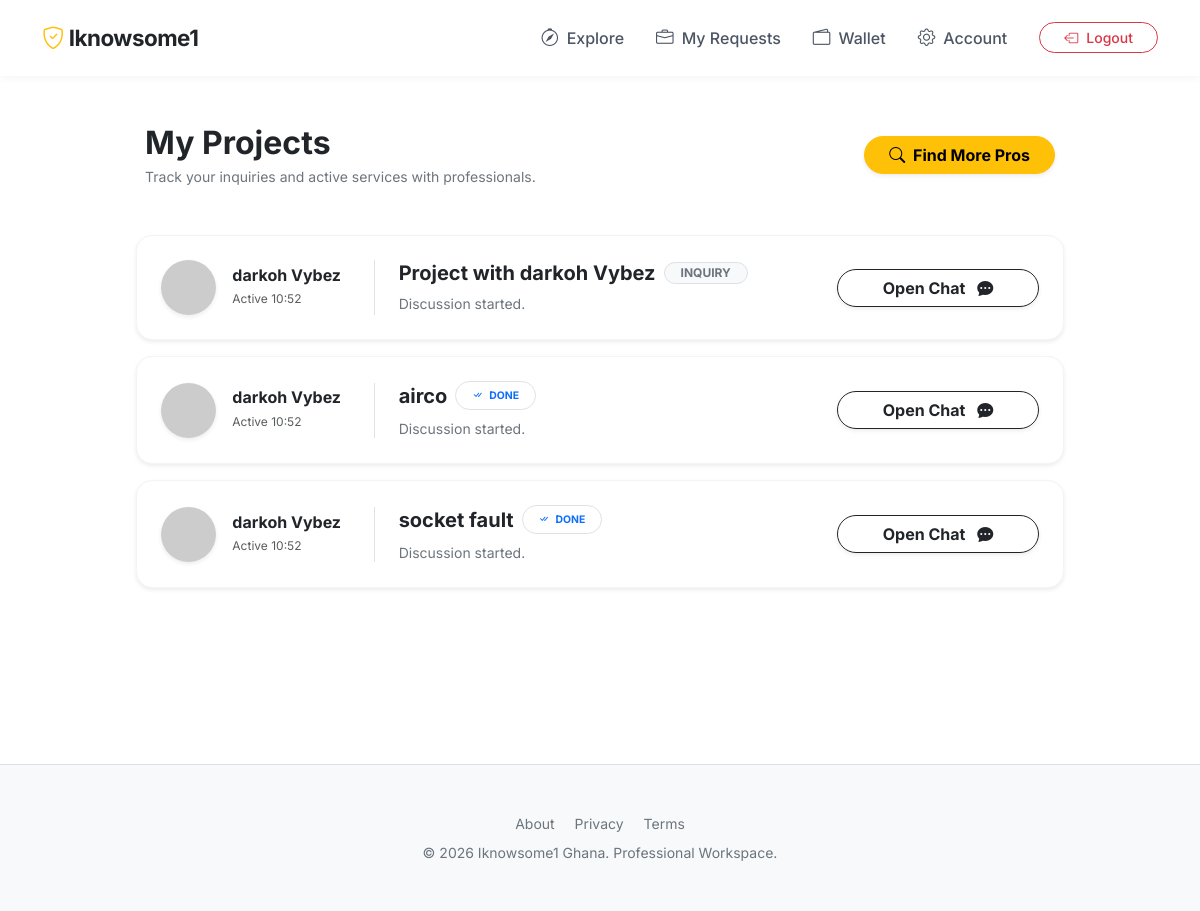
/customer/my-requests (signed in), run on the app's committed database.
### models.py (models this page shows, shortened)
class JobRequest(Model):
    customer = ForeignKeyField(User, backref='requests_made')
    pro = ForeignKeyField(User, backref='requests_received')
    title = TextField()
    public_id = UUIDField(default = uuid.uuid4())
    description = TextField(null = True)
    total_amount = DecimalField(max_digits=10, decimal_places=2, default=0.00)
    status = CharField(default='inquiry') # 'inquiry', 'hired', 'completed'
    created_at = DateTimeField(default=datetime.datetime.now)
    class Meta:
        database = db
    def unread_msg_count(self, user):
        from models import Message
        return Message.select().where(
            (Message.job_request == self) &
            (Message.sender != user) &
            (Message.is_read == False)
        ).count()

class User(UserMixin, Model):
    name = CharField(null=True)
    username = CharField(unique=True)
    email = CharField(unique=True)
    email_verified = BooleanField(default=False)
    kyc_status = CharField(default='unverified')
    password = CharField()
    bio = TextField(null = True)
    role = CharField(default='customer') # admin, pro, customer
    last_active = DateTimeField(default=datetime.datetime.now)
    balance = DecimalField(default=0.00, max_digits=10, decimal_places=2)
    pending_balance = DecimalField(default=0.00, max_digits=10, decimal_places=2)
    category = ForeignKeyField(Category, backref='pros', null=True)
    location = CharField(null=True) # e.g., "Kumasi", "Accra - East Legon"
    phone = CharField(null=True) # For Arkesel SMS alerts
    phone_verified = BooleanField(default = False)
    profile_pic = CharField(default='default_pro.png')
    full_verified = BooleanField(default=False) # The "Gold Shield" badge
    base_rate = DecimalField(decimal_places=2, null=True) # Starting price in GHS
    public_id = UUIDField(null = True)
    created_at = DateTimeField(default=datetime.datetime.now)
    class Meta:
        database = db
    def is_online(self): # User is online if active within last 2 minutes
        if not self.last_active:
            return False
        now = datetime.datetime.now()
        delay = (now - self.last_active).total_seconds()
        return delay < 30  # 30 seconds

### blueprints/customer.py (the view)
@customer_bp.route('/my-requests')
@login_required
def my_requests():
    requests = JobRequest.select().where(
        JobRequest.customer == current_user
    ).order_by(JobRequest.created_at.desc())
    return render_template('customer/my_requests.html', requests=requests)

### app.py (called while the page is built)
@login_manager.user_loader
def load_user(user_id):
    return User.get_or_none(User.id == user_id)

@app.before_request
def update_user_activity():
    if current_user and current_user.is_authenticated:
        User.update(
            last_active=datetime.datetime.now()
        ).where(
            User.id == current_user.id
        ).execute()

@app.before_request
def _db_connect():
    if db.is_closed():
        db.connect()

@app.teardown_request
def _db_close(exc):
    if not db.is_closed():
        db.close()

@app.context_processor
def inject_global_data():
    from models import JobRequest # Ensure this matches your model import path
    return dict(JobRequest=JobRequest)

@app.context_processor
def inject_models():
    return dict(JobRequest=JobRequest)

@app.context_processor
def inject_notifications():
    if current_user.is_authenticated:
        from models import Message, JobRequest
        try:
            unread_conversations = (Message
                .select(Message.job_request) # Select the foreign key
                .join(JobRequest)
                .where(
                    (Message.is_read == False) &
                    (Message.sender != current_user) &
                    ((JobRequest.pro == current_user) | (JobRequest.customer == current_user))
                )
                .distinct() # Only count each job once
                .count())
            return {'notif_count': unread_conversations}
        except Exception as e:
            print(f"Notification error: {e}")
            return {'notif_count': 0}
    return {'notif_count': 0}

### templates/customer/my_requests.html (shortened to what this page needs)
{% extends "base.html" %}
{% block content %}
<div class="container py-5">
    <div class="row justify-content-center mb-5">
        <div class="col-lg-10">
            <div class="d-flex align-items-center justify-content-between px-2">
                <div>
                    <h2 class="fw-bold mb-1 text-dark">My Projects</h2>
                    <p class="text-secondary small mb-0">Track your inquiries and active services with professionals.</p>
                </div>
                <a href="{{ url_for('customer.explore') }}" class="btn btn-warning rounded-pill px-4 fw-bold shadow-sm d-none d-md-block">
                    <i class="bi bi-search me-1"></i> Find More Pros
                </a>
            </div>
        </div>
    </div>
    <div class="row g-3 justify-content-center">
        {% for req in requests %}
        <div class="col-lg-10">
            <div class="card border-0 shadow-sm rounded-4 bg-white" style="border: 1px solid #f3f4f6 !important;">
                <div class="card-body p-4">
                    <div class="row align-items-center">
                        <div class="col-md-3 border-end">
                            <div class="d-flex align-items-center">
                                <div class="position-relative">
                                    <img src="{{ url_for('static', filename='uploads/' + req.pro.profile_pic) }}"
                                         class="rounded-circle shadow-sm object-fit-cover"
                                         width="55" height="55"
                                         onerror="this.src='https://ui-avatars.com/api/?name={{ req.pro.username }}&background=f3f4f6&color=4b5563&bold=true'">
                                </div>
                                <div class="ms-3">
                                    <h6 class="fw-bold mb-0 text-dark">{{ req.pro.username }}</h6>
                                    <small class="text-muted" style="font-size: 0.75rem;">
                                        {% if req.pro.is_online() %}
                                            <span class="text-success fw-bold">Online</span>
                                        {% else %}
                                            Active {{ req.pro.last_active.strftime('%H:%M') }}
                                        {% endif %}
                                    </small>
                                </div>
                            </div>
                        </div>
                        <div class="col-md-6 px-lg-4 mt-3 mt-md-0">
                            <div class="d-flex align-items-center flex-wrap gap-2 mb-2">
                                <h5 class="fw-bold text-dark mb-0">{{ req.title }}</h5>
                                {% if req.status == 'hired' %}
                                    <span class="badge bg-success-subtle text-success border border-success-subtle rounded-pill px-3">
                                        <i class="bi bi-shield-check me-1"></i> GHS {{ "{:,.2f}".format(req.total_amount) }}
                                    </span>
                                {% elif req.status == 'completed' %}
                            <span class="badge bg-blue-subtle text-primary border border-blue-subtle rounded-pill px-3 py-2" style="font-size: 0.65rem;">
                                <i class="bi bi-check-all me-1"></i> DONE
                            </span>
                                {% else %}
                                    <span class="badge bg-light text-secondary border rounded-pill px-3">
                                        INQUIRY
                                    </span>
                                {% endif %}
                            </div>
                            <div class="d-flex align-items-center">
                                <p class="small text-secondary mb-0 text-truncate" style="max-width: 300px;">
                                    {{ req.description or 'No project description provided...' }}
                                </p>
                            </div>
                        </div>
                        <div class="col-md-3 text-md-end mt-3 mt-md-0">
                            <a href="{{ url_for('chat.view_chat', job_id=req.id) }}"
                               class="btn btn-outline-dark rounded-pill px-4 fw-bold w-100 shadow-sm transition-hover">
                                Open Chat <i class="bi bi-chat-dots-fill ms-2"></i>
                            </a>
                        </div>
                    </div>
                </div>
            </div>
        </div>
        {% endfor %}
    </div>
</div>
{% endblock %}

### templates/base.html (shortened to what this page needs)
<!DOCTYPE html>
<html lang="en">
<head>
    {% if config['DEBUG'] %}
    <link rel="stylesheet" href="{{ url_for('static', filename='css/bootstrap.min.css') }}">
    <link rel="stylesheet" href="{{ url_for('static', filename='css/bootstrap-icons.css') }}">
    {% else %}
    <link href="https://cdn.jsdelivr.net/npm/bootstrap@5.3.0/dist/css/bootstrap.min.css" rel="stylesheet">
    <link rel="stylesheet" href="https://cdn.jsdelivr.net/npm/bootstrap-icons@1.11.0/font/bootstrap-icons.css">
    {% endif %}
</head>
<body>
    <nav class="navbar navbar-expand-lg sticky-top py-3">
        <div class="container">
            <a class="navbar-brand fw-bold text-dark" href="{% if current_user.role =='pro'%} {{ url_for('pro.dashboard')}} {% elif current_user.role =='customer'%} {{ url_for('customer.dashboard')}} {% else %} {{ url_for('home') }} {% endif %}">
                <i class="bi bi-shield-check text-warning"></i> Iknowsome1
            </a>
            <div class="collapse navbar-collapse" id="navContent">
                <ul class="navbar-nav ms-auto align-items-center">
                    {% if current_user.is_authenticated %}
                    {% if current_user.role == 'customer' %}
                    <li class="nav-item">
                        <a class="nav-link px-lg-3" href="{{ url_for('customer.explore') }}">
                            <i class="bi bi-compass"></i> Explore
                        </a>
                    </li>
                    <li class="nav-item">
                        <a class="nav-link px-lg-3 notif-wrapper" href="{{ url_for('customer.my_requests') }}">
                            <i class="bi bi-briefcase"></i> My Requests
                        </a>
                    </li>
                    {% endif %}
                    <li class="nav-item">
                        <a class="nav-link px-lg-3" href="{{ url_for('customer.wallet') }}">
                            <i class="bi bi-wallet2"></i> Wallet
                        </a>
                    </li>
                    <li class="nav-item">
                        <a class="nav-link px-lg-3" href="{{ url_for('customer.settings') }}">
                            <i class="bi bi-gear"></i> Account
                        </a>
                    </li>
                    <li class="nav-item ms-lg-3 mt-3 mt-lg-0">
                        <a class="btn btn-outline-danger btn-sm rounded-pill px-4 w-100 fw-medium d-flex align-items-center justify-content-center gap-2" href="{{ url_for('auth.logout') }}">
                            <i class="bi bi-box-arrow-left"></i> Logout
                        </a>
                    </li>
                    {% endif %}
                </ul>
            </div>
        </div>
    </nav>
    <main>
        {% block content %}{% endblock %}
    </main>
    <footer class="py-5 mt-5 bg-light border-top text-center text-secondary small">
        <div class="container">
            <div class="mb-2">
                <a href="{{ url_for('about') }}" class="text-decoration-none text-secondary mx-2">About</a>
                <a href="#" class="text-decoration-none text-secondary mx-2">Privacy</a>
                <a href="#" class="text-decoration-none text-secondary mx-2">Terms</a>
            </div>
            &copy; 2026 Iknowsome1 Ghana. Professional Workspace.
        </div>
    </footer>
</body>
</html>

### templates/base.html (style rules this page uses)
:root { --primary-gold: #fbbf24; --soft-bg: #f8f9fa; }
body { font-family: 'Inter', sans-serif; background-color: #ffffff; color: #212529; }
.navbar { background: rgba(255, 255, 255, 0.95) !important; backdrop-filter: blur(10px); box-shadow: 0 1px 10px rgba(0,0,0,0.05); transition: all 0.3s ease; }
.nav-link { font-weight: 500; color: #4b5563 !important; transition: all 0.2s ease; display: flex; align-items: center; gap: 8px; padding: 0.5rem 1rem; border-radius: 8px; }
.nav-link i { font-size: 1.1rem; transition: transform 0.2s ease; }
.notif-wrapper { position: relative; }
.navbar-brand { font-size: 1.4rem; letter-spacing: -0.5px; }
main { min-height: 80vh; }

### templates/customer/my_requests.html (style rules this page uses)
.transition-hover { transition: all 0.2s ease; }

### data on the page
JobRequest: pro.username "darkoh Vybez", pro.last_active "10:52", title "Project with darkoh Vybez", status "INQUIRY", description "Discussion started."
JobRequest: pro.username "darkoh Vybez", pro.last_active "10:52", title "airco", status "completed" (drawn), description "Discussion started."
JobRequest: pro.username "darkoh Vybez", pro.last_active "10:52", title "socket fault", status "completed" (drawn), description "Discussion started."
